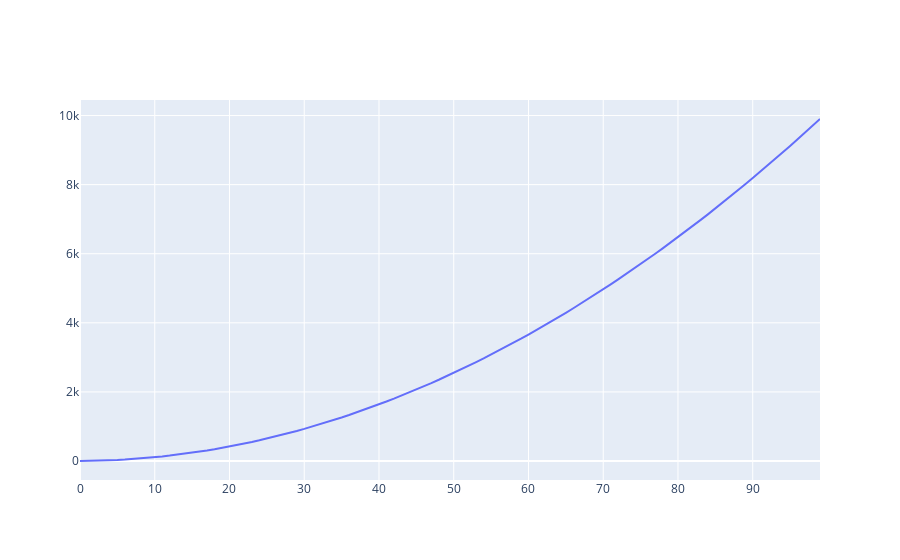

Write notebook code for a chart like this one.
### Code cell
fig = go.Figure(data=go.Scatter(x=x, y=y, mode='lines'))
fig.show()
